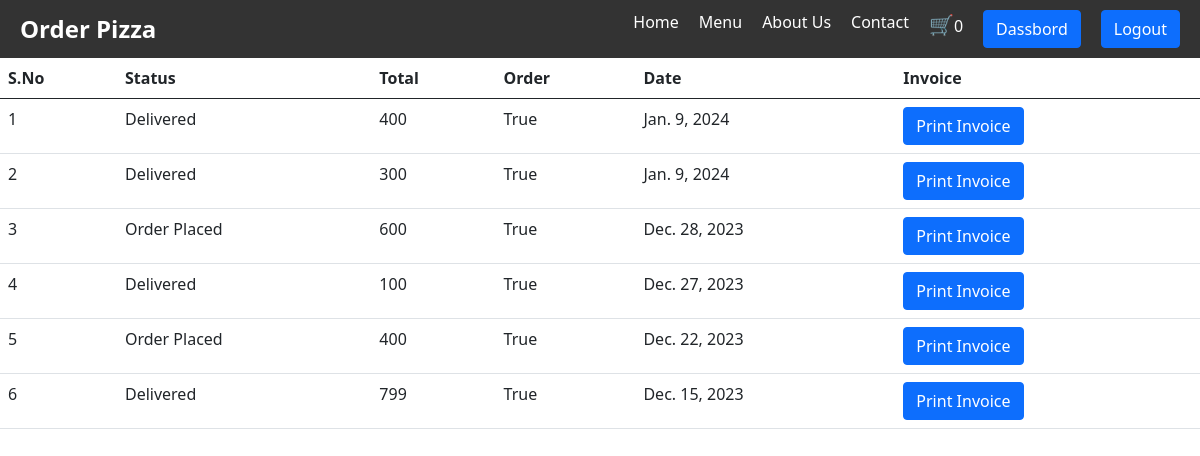
The page /orders/ (signed in) on the database its author committed.
### app/models.py (models this page shows, shortened)
class BaseModel(models.Model):
    uid=models.UUIDField(default=uuid.uuid4,editable=False,primary_key=True)
    created_at=models.DateField(auto_now_add=True)
    update_at=models.DateField(auto_now_add=True)
    class Meta:
        abstract=True

class Cart(BaseModel):
    ORDER_PLACED = 'placed'
    IN_TRANSIT = 'in_transit'
    DELIVERED = 'delivered'
    ORDER_STATUS_CHOICES = [
        (ORDER_PLACED, 'Order Placed'),
        (IN_TRANSIT, 'In Transit'),
        (DELIVERED, 'Delivered'),
    ]
    user=models.ForeignKey(User,null=True,blank=True,on_delete=models.SET_NULL,related_name="carts")
    is_paid=models.BooleanField(default=False)
    coupon=models.ForeignKey(Coupon,on_delete=models.SET_NULL,null=True,blank=True)
    status = models.CharField(max_length=20, choices=ORDER_STATUS_CHOICES, default=ORDER_PLACED)
    instamojo_id = models.CharField(max_length=100)
    order_date = models.DateTimeField(default=timezone.now)  # New field for order date
    delivered_date = models.DateTimeField(null=True, blank=True)  # New field for delivered date
    def get_cart_total(self):
        return CartItems.objects.filter(cart =self).aggregate(total_price=Sum("pizaa__price")).get('total_price') or 0
    class Meta:
        ordering = ['-order_date']

### app/views.py (the view)
# urls.py: path("orders/", views.orders,name="orders"),
def orders(request):
    orders=Cart.objects.filter(is_paid=True,user=request.user).order_by("-created_at")
    context={"orders":orders}
    return render(request,"app/oder.html",context)

### template/app/oder.html (shortened to what this page needs)
<!DOCTYPE html>
<html lang="en">
<head>
    {% extends "app/base.html" %}
    {% block start %}
    <link href="https://cdn.jsdelivr.net/npm/bootstrap@5.0.2/dist/css/bootstrap.min.css" rel="stylesheet">
    <link href="https://cdnjs.cloudflare.com/ajax/libs/font-awesome/5.15.4/css/all.min.css" rel="stylesheet">
</head>
<body>
    <table class="table">
        <thead>
            <tr>
                <th scope="col">S.No</th>
                <th scope="col">Status</th>
                <th scope="col">Total</th>
                <th scope="col">Order</th>
                <th scope="col">Date</th>
                <th scope="col">Invoice</th>
            </tr>
        </thead>
        <tbody>
            {% for order in orders %}
                <tr>
                    <td>{{ forloop.counter }}</td>
                    <td>{{ order.get_status_display }}</td>
                    <td>{{ order.get_cart_total }}</td>
                    <td>True</td>
                    <td>{{ order.created_at }}</td>
                    <td><a href="{% url 'generate_invoice' order.uid %}" class="btn btn-primary">Print Invoice</a></td>
                </tr>
            {% endfor %}
        </tbody>
    </table>
</body>
{% endblock %}

### template/app/base.html (shortened to what this page needs)
<!DOCTYPE html>
<html>
<head>
</head>
<body>
    <nav>
        <div class="logo">Order Pizza</div>
        <ul>
            <li><a href="/">Home</a></li>
            <li><a href="#">Menu</a></li>
            <li><a href="#">About Us</a></li>
            <li><a href="#">Contact</a></li>
            <li><a href="{% url 'cart' %}"><span class="cart-icon">🛒</span></a>{{request.user.get_cart_count}}</li>
            {% if request.user.is_authenticated %}
            <li><a href="{% url 'orders' %}" class="btn btn-primary">Dassbord</a></li>
            <li><a href="{% url 'logout_view' %}" class="btn btn-primary">Logout</a></li>
            {% else %}
            <li><a href="{% url 'login_page' %}">Login</a></li>
            <li><a href="{% url 'register_page' %}">Signup</a></li>
            {% endif %}
        </ul>
    </nav>
    {% block start %}
    {% endblock %}
</body>
</html>

### template/app/base.html (style rules this page uses)
body { font-family: Arial, sans-serif; margin: 0; padding: 0; }
nav { background-color: #333; color: #fff; display: flex; justify-content: space-between; align-items: center; padding: 10px 20px; }
nav ul { list-style: none; margin: 0; padding: 0; display: flex; }
nav ul li { margin-right: 20px; }
nav ul li:last-child { margin-right: 0; }
nav ul li a { color: #fff; text-decoration: none; }
.logo { font-size: 24px; font-weight: bold; }
.cart-icon { font-size: 20px; }

### rows shown on the page
Cart: status "Delivered", get_cart_total "400", created_at "Jan. 9, 2024"
Cart: status "Delivered", get_cart_total "300", created_at "Jan. 9, 2024"
Cart: status "Order Placed", get_cart_total "600", created_at "Dec. 28, 2023"
Cart: status "Delivered", get_cart_total "100", created_at "Dec. 27, 2023"
Cart: status "Order Placed", get_cart_total "400", created_at "Dec. 22, 2023"
Cart: status "Delivered", get_cart_total "799", created_at "Dec. 15, 2023"

### other values the page prints
{{ request.user.get_cart_count }} "0"
